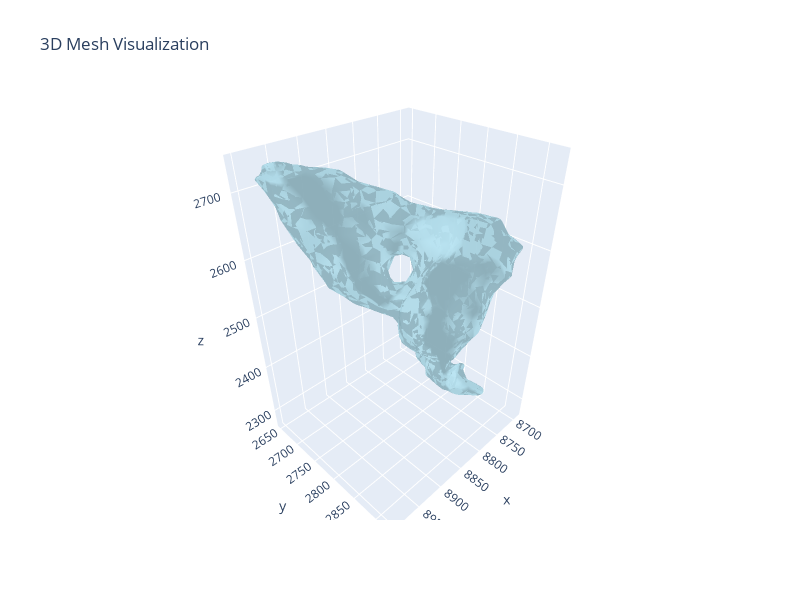

Notebook source saved alongside this figure:
### Code cell
# view mesh
from discos import MeshManager
import trimesh

mesh = trimesh.load(data_path("mesh/TS2_wrapped.obj"))
mm = MeshManager(mesh=mesh)
mm.visualize_mesh_3d()

### Figure 1 — Plotly figure (JSON) as saved in the notebook; plotly's stock layout.template omitted (floating-point values rounded to 4 significant figures; data arrays with more than 128 entries replaced by an {"elided": "..."} marker saying what was removed)
{"data": [{"color": "lightblue", "i": {"elided": "3538 int values"}, "j": {"elided": "3538 int values"}, "k": {"elided": "3538 int values"}, "name": "Mesh", "opacity": 0.8, "type": "mesh3d", "x": {"elided": "1769 float values"}, "y": {"elided": "1769 float values"}, "z": {"elided": "1769 float values"}}], "layout": {"autosize": false, "height": 600, "scene": {"aspectmode": "data", "xaxis": {"visible": true}, "yaxis": {"visible": true}, "zaxis": {"visible": true}}, "title": {"text": "3D Mesh Visualization"}, "width": 800}}
